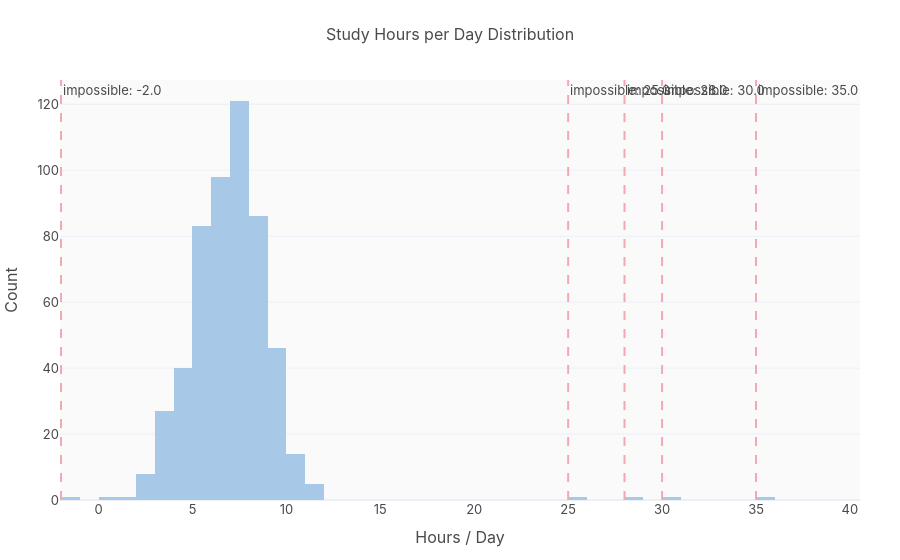

Source (notebook cell):
### Markdown cell above
### 5.4 study_hours_per_day — Impossible values

5 impossible values (negative or > 16 hours/day).

### Code cell
sh = df["study_hours_per_day"]
sh_bad = sh[(sh < 0) | (sh > 16)]
print(f"Impossible study hours: {sorted(sh_bad.dropna().unique().tolist())}")
print(f"Rows affected: {len(sh_bad)}")

fig = go.Figure(go.Histogram(x=sh, nbinsx=40, marker_color=PALETTE["primary"]))
for v in sh_bad.dropna().unique():
    fig.add_vline(x=v, line_dash="dash", line_color="#F4A8B0",
                  annotation_text=f"impossible: {v}")
styled(fig, "Study Hours per Day Distribution")
fig.update_xaxes(title_text="Hours / Day")
fig.update_yaxes(title_text="Count")
fig.show()

### Figure 1 — Plotly figure (JSON) as saved in the notebook; plotly's stock layout.template omitted (floating-point values rounded to 4 significant figures; data arrays with more than 128 entries replaced by an {"elided": "..."} marker saying what was removed)
{"data": [{"marker": {"color": "#A8C8E8"}, "nbinsx": 40, "type": "histogram", "x": {"elided": "535 float values"}}], "layout": {"annotations": [{"showarrow": false, "text": "impossible: 25.0", "x": 25, "xanchor": "left", "xref": "x", "y": 1, "yanchor": "top", "yref": "y domain"}, {"showarrow": false, "text": "impossible: 28.0", "x": 28, "xanchor": "left", "xref": "x", "y": 1, "yanchor": "top", "yref": "y domain"}, {"showarrow": false, "text": "impossible: -2.0", "x": -2, "xanchor": "left", "xref": "x", "y": 1, "yanchor": "top", "yref": "y domain"}, {"showarrow": false, "text": "impossible: 30.0", "x": 30, "xanchor": "left", "xref": "x", "y": 1, "yanchor": "top", "yref": "y domain"}, {"showarrow": false, "text": "impossible: 35.0", "x": 35, "xanchor": "left", "xref": "x", "y": 1, "yanchor": "top", "yref": "y domain"}], "font": {"color": "#4A4A4A", "family": "Inter, Arial, sans-serif", "size": 13}, "margin": {"b": 60, "l": 60, "r": 40, "t": 80}, "paper_bgcolor": "#FFFFFF", "plot_bgcolor": "#FAFAFA", "shapes": [{"line": {"color": "#F4A8B0", "dash": "dash"}, "type": "line", "x0": 25, "x1": 25, "xref": "x", "y0": 0, "y1": 1, "yref": "y domain"}, {"line": {"color": "#F4A8B0", "dash": "dash"}, "type": "line", "x0": 28, "x1": 28, "xref": "x", "y0": 0, "y1": 1, "yref": "y domain"}, {"line": {"color": "#F4A8B0", "dash": "dash"}, "type": "line", "x0": -2, "x1": -2, "xref": "x", "y0": 0, "y1": 1, "yref": "y domain"}, {"line": {"color": "#F4A8B0", "dash": "dash"}, "type": "line", "x0": 30, "x1": 30, "xref": "x", "y0": 0, "y1": 1, "yref": "y domain"}, {"line": {"color": "#F4A8B0", "dash": "dash"}, "type": "line", "x0": 35, "x1": 35, "xref": "x", "y0": 0, "y1": 1, "yref": "y domain"}], "title": {"font": {"color": "#4A4A4A", "size": 16}, "text": "Study Hours per Day Distribution", "x": 0.5, "xanchor": "center"}, "xaxis": {"title": {"text": "Hours / Day"}}, "yaxis": {"title": {"text": "Count"}}}}
